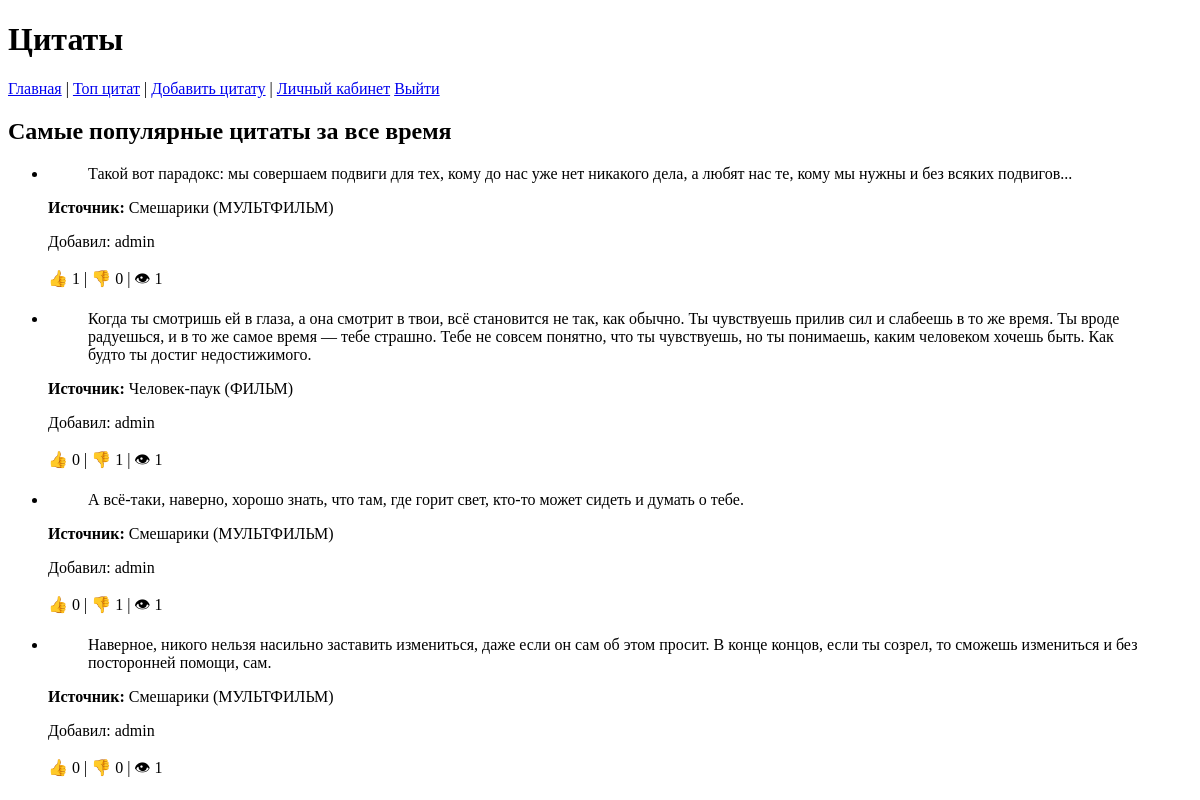
Screenshot of /top/ (signed in) with the database file from the repository.
### main/models.py (models this page shows)
class Quote(models.Model):
    source = models.ForeignKey(Source, on_delete=models.CASCADE)
    quote = models.TextField()
    likes = models.PositiveIntegerField(default=0)
    dislikes = models.PositiveIntegerField(default=0)
    views = models.PositiveIntegerField(default=0)
    prob_rate = models.PositiveIntegerField(default=-1)
    author = models.ForeignKey(User, on_delete=models.CASCADE)

class Source(models.Model):
    SOURCE_TYPES = (
        ('КНИГА', 'Книга'),
        ('МУЗЫКА', 'Музыка'),
        ('ФИЛЬМ', 'Фильм'),
        ('СЕРИАЛ', 'Сериал'),
        ('МУЛЬТФИЛЬМ', 'Мультфильм'),
        ('ДРУГОЕ', 'Другое'),
    )
    name = models.CharField(max_length=200)
    type = models.CharField(max_length=20, choices=SOURCE_TYPES, default='OTHER')
    class Meta:
        unique_together = ('name', 'type')

### main/views.py (the view)
# urls.py: path('top/', views.top_quotes),
def top_quotes(request):
    quotes = Quote.objects.order_by("-likes")[:10]
    return render(request, "quotes/topQuote.html", {"quotes": quotes})

### templates/quotes/topQuote.html
{% extends 'index.html' %}
{% block content %}
    <h2>Самые популярные цитаты за все время</h2>
    <ul>
    {% for quote in quotes %}
        <li>
            <blockquote>{{ quote.quote }}</blockquote>
            <p><strong>Источник:</strong> {{ quote.source.name }} ({{ quote.source.type }})</p>
            <p>Добавил: {{ quote.author.username }}</p>
            <p>👍 {{ quote.likes }} | 👎 {{ quote.dislikes }} | 👁 {{ quote.views }}</p>
        </li>
    {% empty %}
        <li>Нет цитат</li>
    {% endfor %}
</ul>
{% endblock %}

### rows the page displays
Quote: quote "Такой вот парадокс: мы совершаем подвиги для тех, кому до нас уже нет никакого дела, а любят нас те, кому мы нужны и без всяких подвигов...", source.name "Смешарики", source.type "МУЛЬТФИЛЬМ", author.username "admin", likes "1", dislikes "0", views "1"
Quote: quote "Когда ты смотришь ей в глаза, а она смотрит в твои, всё становится не так, как обычно. Ты чувствуешь прилив сил и слабеешь в то же время. Ты вроде радуешься, и в то же самое время — тебе страшно. Тебе не совсем понятно, что ты чувствуешь, но ты понимаешь, каким человеком хочешь быть. Как будто ты достиг недостижимого.", source.name "Человек-паук", source.type "ФИЛЬМ", author.username "admin", likes "0", dislikes "1", views "1"
Quote: quote "А всё-таки, наверно, хорошо знать, что там, где горит свет, кто-то может сидеть и думать о тебе.", source.name "Смешарики", source.type "МУЛЬТФИЛЬМ", author.username "admin", likes "0", dislikes "1", views "1"
Quote: quote "Наверное, никого нельзя насильно заставить измениться, даже если он сам об этом просит. В конце концов, если ты созрел, то сможешь измениться и без посторонней помощи, сам.", source.name "Смешарики", source.type "МУЛЬТФИЛЬМ", author.username "admin", likes "0", dislikes "0", views "1"
